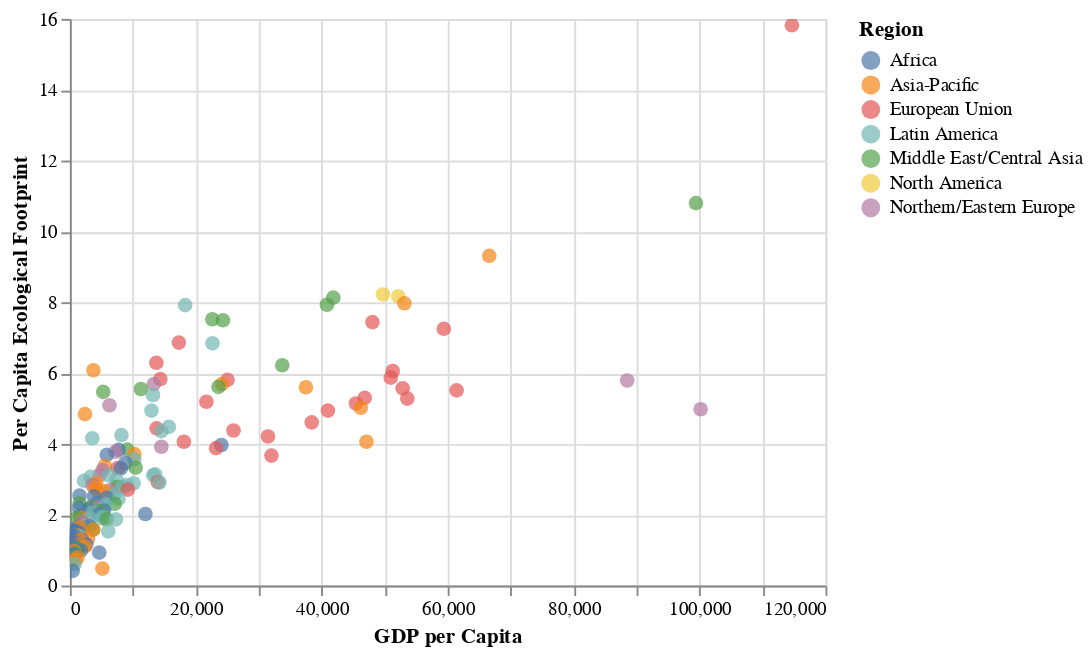

This figure's notebook cell:
### Code cell
base1 = alt.Chart(df_countries).mark_circle(size=60).encode(
    x='GDP per Capita',
    y =alt.Y('Total Ecological Footprint', title='Per Capita Ecological Footprint'),
    color='Region:N',
    tooltip=['Country', 'Region', alt.Tooltip('Total Ecological Footprint', title='Ecological Footprint'), 'GDP per Capita']
)

base1.interactive()

### Figure 1 — Vega-Lite specification as saved in the notebook (floating-point values rounded to 4 significant figures; data arrays with more than 128 entries replaced by an {"elided": "..."} marker saying what was removed)
{"config": {"view": {"continuousWidth": 400, "continuousHeight": 300}}, "data": {"name": "data-7fea6f296aacf871c3ff8145758e8fe5"}, "mark": {"type": "circle", "size": 60}, "encoding": {"color": {"type": "nominal", "field": "Region"}, "tooltip": [{"type": "nominal", "field": "Country"}, {"type": "nominal", "field": "Region"}, {"type": "quantitative", "field": "Total Ecological Footprint", "title": "Ecological Footprint"}, {"type": "quantitative", "field": "GDP per Capita"}], "x": {"type": "quantitative", "field": "GDP per Capita"}, "y": {"type": "quantitative", "field": "Total Ecological Footprint", "title": "Per Capita Ecological Footprint"}}, "selection": {"selector003": {"type": "interval", "bind": "scales", "encodings": ["x", "y"]}}, "$schema": "https://vega.github.io/schema/vega-lite/v4.8.1.json", "datasets": {"data-7fea6f296aacf871c3ff8145758e8fe5": {"elided": "171 records"}}}
